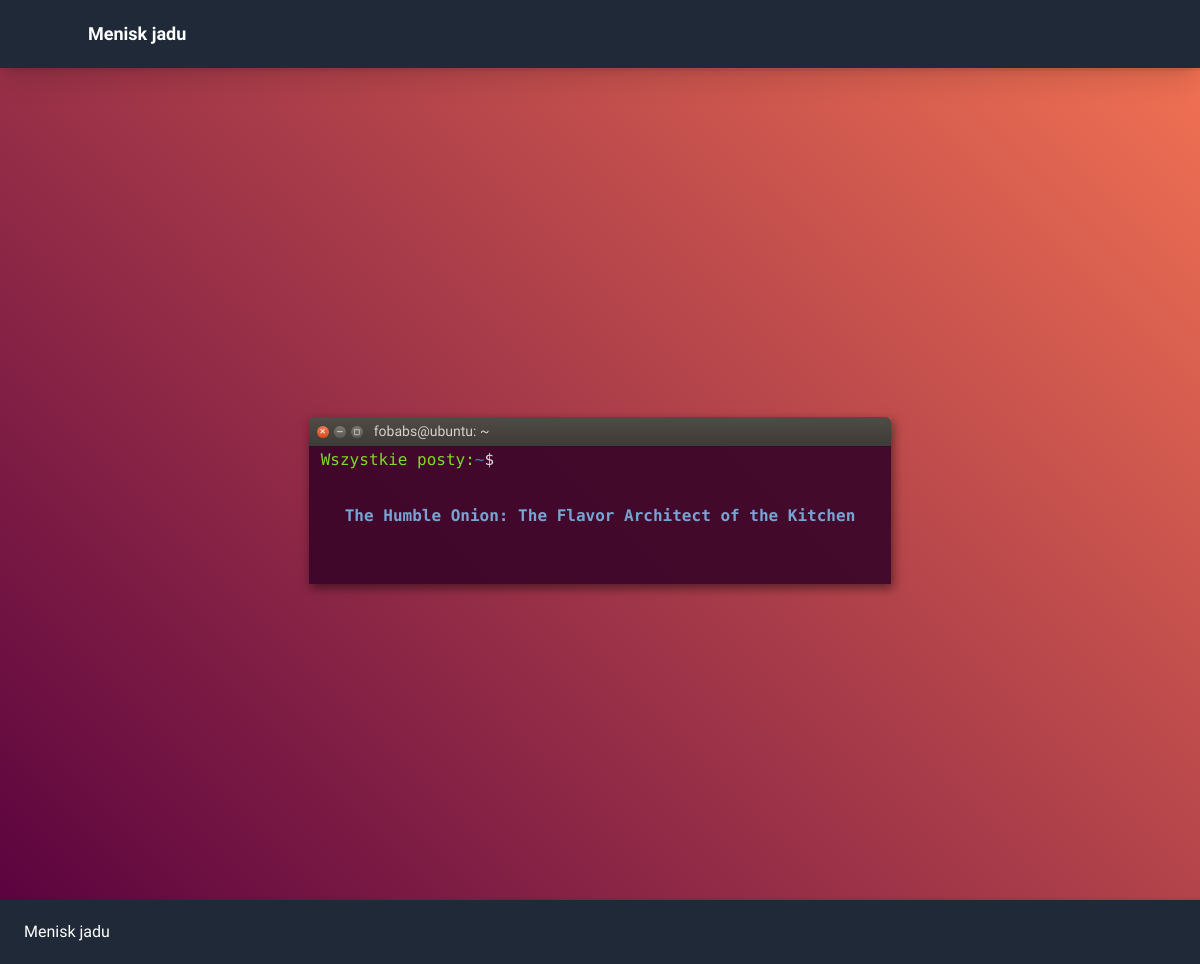
The app's page /wszystkie, older data.
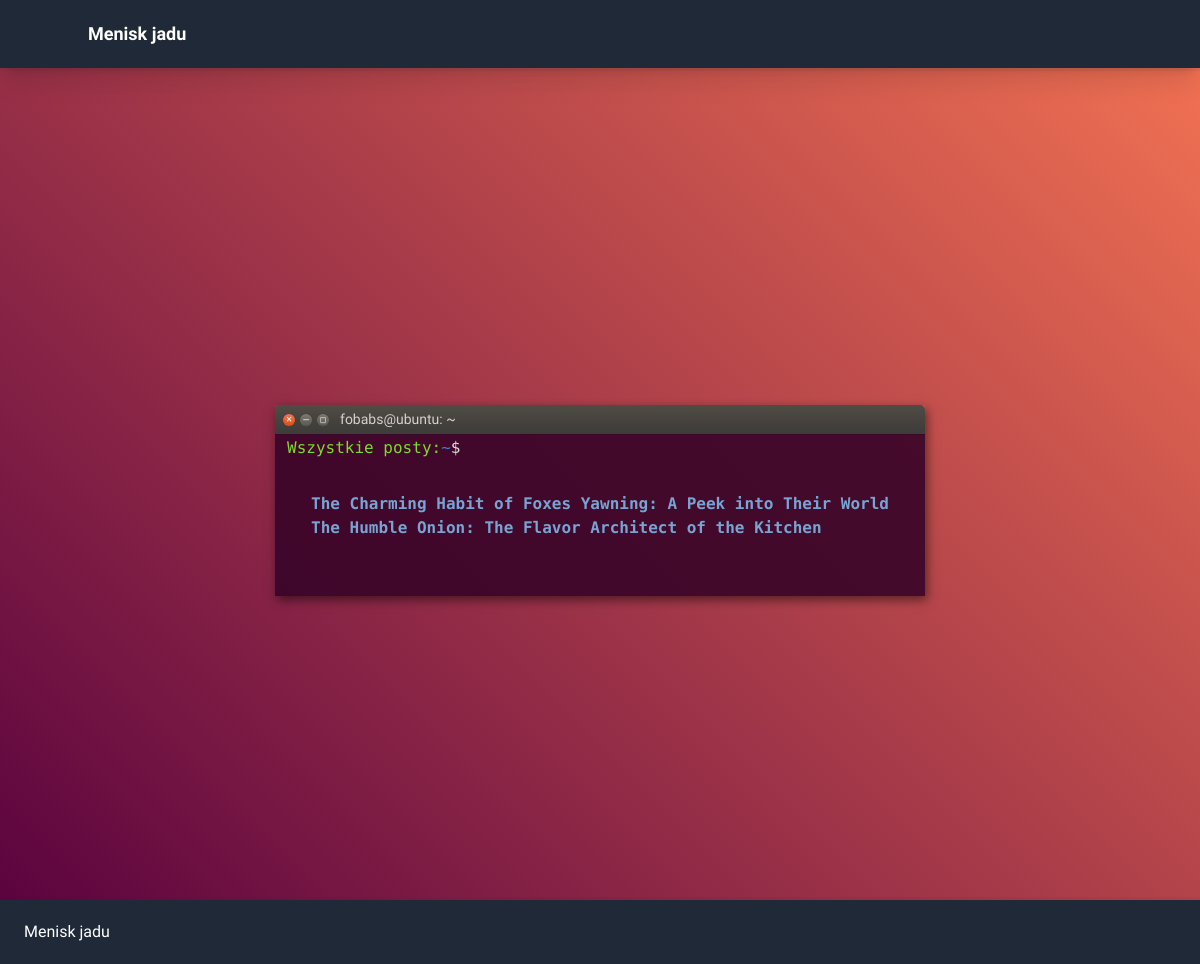
The same page, newer data.
### blog/models.py (models this page shows, shortened)
class Post(models.Model):
    title = models.CharField(max_length=250)
    content = models.TextField(validators=[MinLengthValidator(10)])
    slug = models.SlugField(max_length=250, unique=True, null=False, db_index=True)
    updated_on = models.DateTimeField(auto_now=True)
    created_on = models.DateTimeField(auto_now_add=True)
    main_image = models.ImageField(upload_to="posts/", null=True)

### blog/views.py (the view)
# urls.py: path('wszystkie', views.PostListing.as_view(), name="post-listing"),
class PostListing(ListView):
    model = Post
    template_name = "blog/blog_listing.html"
    context_object_name = "posts"
    ordering = ["-created_on"]

### blog/templates/blog/blog_listing.html (shortened to what this page needs)
{% extends "base.html" %}
{% load static %}
{% block css_files %}
    <link rel="stylesheet" href="{% static "output.css" %}">
    <link rel="stylesheet" href="{% static "terminal.css" %}">
{% endblock %}
{% block content %}
{% include "includes/header.html" %}
<main class="min-h-screen pt-8">
    <div class="terminal-container">
      <div class="terminal">
        <section class="terminal__bar">
          <div class="bar__buttons">
            <button class="bar__button bar__button--exit">&#10005;</button>
            <button class="bar__button">&#9472;</button>
            <button class="bar__button">&#9723;</button>
          </div>
          <p class="bar__user">fobabs@ubuntu: ~</p>
        </section>
        <section class="terminal__body">
          <div class="terminal__prompt">
            <span class="terminal__prompt--user">Wszystkie posty:</span>
            <span class="terminal__prompt--location">~</span>
            <span class="terminal__prompt--bling">$</span>
            <span class="terminal__prompt--cursor"></span>
          </div>
        <ul class="px-6 py-8">
            {% for post in posts %}
                <li class="folder-link">
                    <a href="{% url 'post-details' post.slug %}">{{ post.title }}</a>
                </li>
            {% endfor %}
        </ul>
        </section>
      </div>
    </div>
</main>
{% include "includes/footer.html" %}
{% endblock %}

Row changes from the older to the newer data that the page shows:
added Post: title "The Charming Habit of Foxes Yawning: A Peek into Their World"
